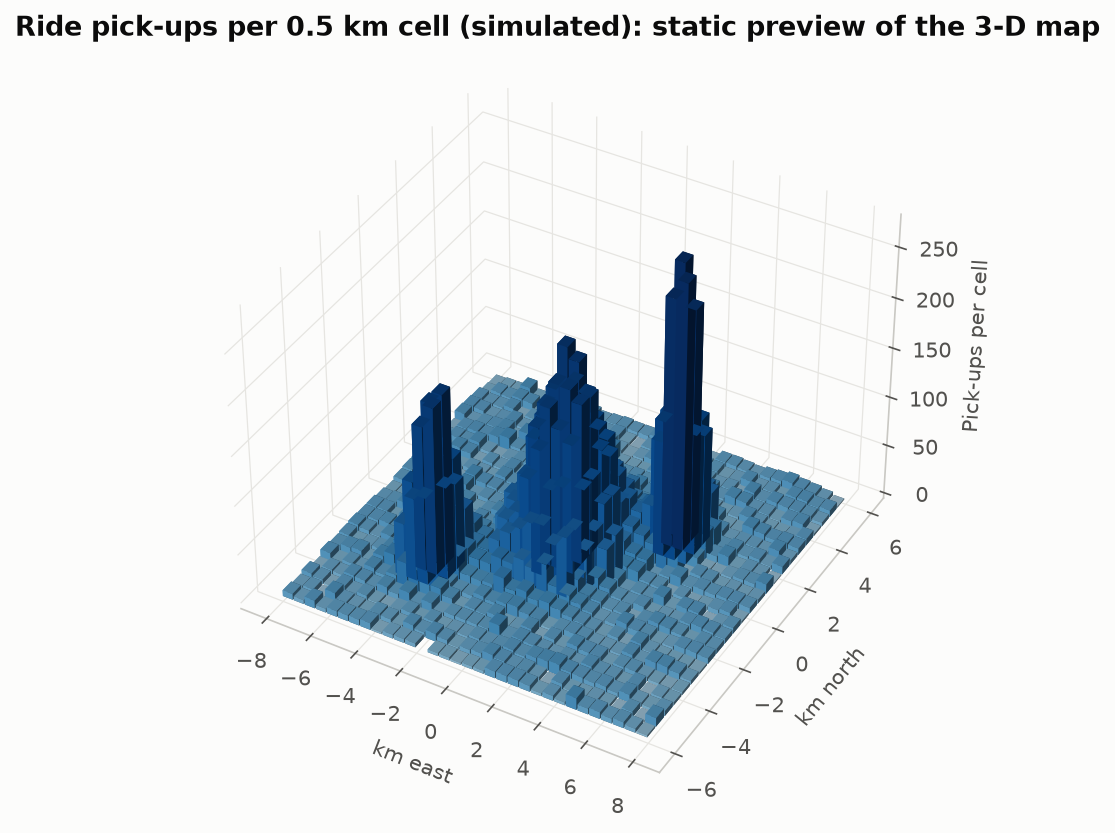

Reproduce this figure in Python.
"""
3-D Hexagon Columns Map (pydeck)  -  family: Spatial

DESIGN PURPOSE
An interactive WebGL map that bins point locations into hexagons and extrudes
each one into a column whose height and color show the count. The reader can
tilt, rotate and zoom, so dense hot spots stand out as towers while the
overall layout stays recognisable. The static preview shows the same
aggregation as a 3-D bar chart.

WHEN TO USE
  - Explore very dense point data interactively (tens of thousands to millions
    of points)
  - Make hot spots pop out in presentations or exploratory sessions
  - Put the result in a web page, where readers can rotate and hover for
    counts

AVOID WHEN
  - Readers need to compare heights precisely (3-D perspective distorts them;
    use a flat hexbin map)
  - The output is printed or static (tall columns hide the ones behind them)
  - The reader's browser has no WebGL (some locked-down corporate machines)

ALTERNATIVES
  - Hexagonal grid map (flat hexbin)
  - Choropleth
  - Bubble map

EXAMPLE
15,000 simulated ride-hailing pick-ups around a city centre, made of a dense
core, two transit hubs and a scatter of background trips. The interactive page
uses pydeck's HexagonLayer with a 300 m radius. The PNG preview is a
matplotlib 3-D bar chart of the same data on a square grid.

Run:  python pydeck_3d_columns.py
"""
import sys
from pathlib import Path

import numpy as np
import pandas as pd
import matplotlib.pyplot as plt

# Library style: categorical colors in fixed order, recessive axes, hairline grid.
PALETTE = ["#2a78d6", "#eb6834", "#1baf7a", "#eda100",
           "#e87ba4", "#008300", "#6250d6", "#e34948"]
SEQ_CMAP = "Blues"      # sequential: one hue, light -> dark
DIV_CMAP = "RdBu_r"     # diverging: two opposite hues, neutral midpoint
GRAY = "#b8b7b1"        # de-emphasised marks
plt.rcParams.update({
    "figure.figsize": (8, 4.8), "figure.dpi": 110, "figure.facecolor": "#fcfcfb",
    "axes.facecolor": "#fcfcfb", "axes.edgecolor": "#c9c8c3", "axes.linewidth": 0.8,
    "axes.spines.top": False, "axes.spines.right": False,
    "axes.grid": True, "grid.color": "#e6e5e1", "grid.linewidth": 0.6, "axes.axisbelow": True,
    "axes.prop_cycle": plt.cycler(color=PALETTE),
    "axes.titlesize": 13, "axes.titleweight": "bold", "axes.titlelocation": "left",
    "axes.labelcolor": "#52514e", "xtick.color": "#52514e", "ytick.color": "#52514e",
    "text.color": "#0b0b0b", "font.size": 10, "lines.linewidth": 2,
    "legend.frameon": False,
})

# --- Example data ------------------------------------------------------------
rng = np.random.default_rng(12)
lat0, lon0 = 40.0, -75.0                     # a generic mid-latitude city; no basemap is used
km_lat, km_lon = 1 / 111.0, 1 / (111.0 * np.cos(np.radians(lat0)))
hot = [(0.0, 0.0, 1.2, 0.45), (3.5, 2.0, 0.5, 0.15), (-4.0, -2.5, 0.6, 0.12)]  # (x km, y km, spread, share)
xs, ys = [], []
n = 15000
for x, y, s, share in hot:
    k = int(n * share)
    xs.append(rng.normal(x, s, k))
    ys.append(rng.normal(y, s, k))
k = n - sum(int(n * h[3]) for h in hot)
xs.append(rng.uniform(-8, 8, k))
ys.append(rng.uniform(-6, 6, k))
x_km, y_km = np.concatenate(xs), np.concatenate(ys)
df = pd.DataFrame({"lon": lon0 + x_km * km_lon, "lat": lat0 + y_km * km_lat, "x_km": x_km, "y_km": y_km})
df.head()

# --- Plot --------------------------------------------------------------------
# Static preview: the same aggregation idea on a 0.5 km square grid, drawn as 3-D bars
counts, xe, ye = np.histogram2d(df["x_km"], df["y_km"], bins=[32, 24], range=[[-8, 8], [-6, 6]])
X, Y = np.meshgrid(xe[:-1], ye[:-1], indexing="ij")
mask = counts.ravel() > 0
h = counts.ravel()[mask]
colors = plt.get_cmap(SEQ_CMAP)(0.25 + 0.75 * np.log1p(h) / np.log1p(h.max()))
fig = plt.figure(figsize=(9, 6.5))
ax = fig.add_subplot(projection="3d")
ax.bar3d(X.ravel()[mask], Y.ravel()[mask], 0, 0.45, 0.45, h, color=colors, shade=True,
         edgecolor="none")
ax.view_init(elev=38, azim=-60)
ax.set_xlabel("km east")
ax.set_ylabel("km north")
ax.set_zlabel("Pick-ups per cell")
ax.set_title("Ride pick-ups per 0.5 km cell (simulated): static preview of the 3-D map")
ax.xaxis.pane.set_alpha(0)
ax.yaxis.pane.set_alpha(0)
ax.zaxis.pane.set_alpha(0)

# --- Save / show -------------------------------------------------------------
# --- Interactive page --------------------------------------------------------
import pydeck as pdk

blues = [[205, 226, 251], [158, 197, 244], [109, 167, 236], [57, 135, 229], [37, 106, 191], [16, 66, 129]]
layer = pdk.Layer(
    "HexagonLayer", data=df[["lon", "lat"]], get_position=["lon", "lat"],
    radius=300, elevation_scale=6, elevation_range=[0, 1000], extruded=True,
    coverage=0.9, pickable=True, color_range=blues,
)
view = pdk.ViewState(latitude=lat0, longitude=lon0, zoom=11.3, pitch=48, bearing=-25)
deck = pdk.Deck(layers=[layer], initial_view_state=view, map_style=None,
                tooltip={"text": "{elevationValue} pick-ups"})
html = deck.to_html(as_string=True)
Path(__file__).with_name(Path(__file__).stem + ".html").write_text(html)

out = Path(__file__).with_name(Path(__file__).stem + ".png")
fig.savefig(out, dpi=150, bbox_inches="tight")
print(f"saved {out}")
if "--no-show" not in sys.argv:
    plt.show()
